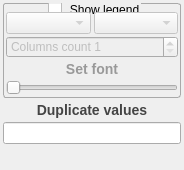
<?xml version="1.0" encoding="UTF-8"?>
<ui version="4.0">
 <class>LegendSettings</class>
 <widget class="QWidget" name="LegendSettings">
  <property name="geometry">
   <rect>
    <x>0</x>
    <y>0</y>
    <width>184</width>
    <height>170</height>
   </rect>
  </property>
  <property name="windowTitle">
   <string>Form</string>
  </property>
  <layout class="QVBoxLayout" name="verticalLayout">
   <property name="spacing">
    <number>3</number>
   </property>
   <property name="leftMargin">
    <number>3</number>
   </property>
   <property name="topMargin">
    <number>3</number>
   </property>
   <property name="rightMargin">
    <number>3</number>
   </property>
   <property name="bottomMargin">
    <number>3</number>
   </property>
   <item>
    <widget class="QGroupBox" name="legend">
     <property name="styleSheet">
      <string notr="true">QGroupBox {
    border: 1px solid darkgray;
    border-radius: 3px;
    margin-top: 2ex; /* leave space at the top for the title */
}
QGroupBox::title {
    subcontrol-origin: margin;
    subcontrol-position: top center; /* position at the top center */
}</string>
     </property>
     <property name="title">
      <string>Show legend</string>
     </property>
     <property name="checkable">
      <bool>true</bool>
     </property>
     <property name="checked">
      <bool>false</bool>
     </property>
     <layout class="QVBoxLayout" name="verticalLayout_2">
      <property name="spacing">
       <number>2</number>
      </property>
      <property name="leftMargin">
       <number>2</number>
      </property>
      <property name="topMargin">
       <number>8</number>
      </property>
      <property name="rightMargin">
       <number>2</number>
      </property>
      <property name="bottomMargin">
       <number>2</number>
      </property>
      <item>
       <layout class="QHBoxLayout" name="horizontalLayout_2">
        <property name="spacing">
         <number>3</number>
        </property>
        <item>
         <widget class="QComboBox" name="horizontalAlign">
          <property name="toolTip">
           <string>Legend horizontal position.</string>
          </property>
          <property name="whatsThis">
           <string>Legend horizontal position.</string>
          </property>
         </widget>
        </item>
        <item>
         <widget class="QComboBox" name="verticalAlign">
          <property name="toolTip">
           <string>Legend vertical position.</string>
          </property>
          <property name="whatsThis">
           <string>Legend vertical position.</string>
          </property>
         </widget>
        </item>
       </layout>
      </item>
      <item>
       <widget class="QSpinBox" name="columns">
        <property name="toolTip">
         <string>Maximum of columns.</string>
        </property>
        <property name="whatsThis">
         <string>Maximum of columns.</string>
        </property>
        <property name="prefix">
         <string>Columns count </string>
        </property>
        <property name="minimum">
         <number>1</number>
        </property>
        <property name="maximum">
         <number>100</number>
        </property>
        <property name="value">
         <number>1</number>
        </property>
       </widget>
      </item>
      <item>
       <widget class="QToolButton" name="font">
        <property name="sizePolicy">
         <sizepolicy hsizetype="Expanding" vsizetype="Fixed">
          <horstretch>0</horstretch>
          <verstretch>0</verstretch>
         </sizepolicy>
        </property>
        <property name="toolTip">
         <string>Set the legend font.</string>
        </property>
        <property name="whatsThis">
         <string>Set the legend font.</string>
        </property>
        <property name="styleSheet">
         <string notr="true">QToolButton{
    border-style: outset;
    border-width: 0px;
    font: bold 14px;
    border-radius: 8px;
    min-width: 10em;
    color: #444444;
    height: 15px;
background: qlineargradient(
    x1: 0, y1: 0, x2: 0, y2: 1,
    stop: 1.0      #999, 
	stop: 0.75 #bbb,
    stop: 0.5   #ddd, 
    stop: 0.25 #eee, 
    stop: 0.0    #fff
);
}
QToolButton:pressed {
    background: qlineargradient(
        x1: 0, y1: 0, x2: 0, y2: 1,
        stop: 1.0      #fff, 
	    stop: 0.75 #eee,
        stop: 0.5   #ddd, 
        stop: 0.25 #bbb, 
        stop: 0.0    #999
    );
}
QToolButton:hover:enabled { color:#000 }
QToolButton:disabled {
color: #999999;
}</string>
        </property>
        <property name="text">
         <string>Set font</string>
        </property>
       </widget>
      </item>
      <item>
       <widget class="QSlider" name="opacity">
        <property name="toolTip">
         <string>Set the legend background and border opacity.</string>
        </property>
        <property name="whatsThis">
         <string>Set the legend background and border opacity.</string>
        </property>
        <property name="minimum">
         <number>0</number>
        </property>
        <property name="maximum">
         <number>255</number>
        </property>
        <property name="value">
         <number>0</number>
        </property>
        <property name="orientation">
         <enum>Qt::Horizontal</enum>
        </property>
       </widget>
      </item>
     </layout>
    </widget>
   </item>
   <item>
    <widget class="QToolButton" name="dublicate">
     <property name="sizePolicy">
      <sizepolicy hsizetype="Expanding" vsizetype="Fixed">
       <horstretch>0</horstretch>
       <verstretch>0</verstretch>
      </sizepolicy>
     </property>
     <property name="toolTip">
      <string>Duplicate these values to other plots.</string>
     </property>
     <property name="whatsThis">
      <string>Duplicate these values to other plots.</string>
     </property>
     <property name="styleSheet">
      <string notr="true">QToolButton{
    border-style: outset;
    border-width: 0px;
    font: bold 14px;
    border-radius: 8px;
    min-width: 10em;
    color: #444444;
    height: 15px;
background: qlineargradient(
    x1: 0, y1: 0, x2: 0, y2: 1,
    stop: 1.0      #999, 
	stop: 0.75 #bbb,
    stop: 0.5   #ddd, 
    stop: 0.25 #eee, 
    stop: 0.0    #fff
);
}
QToolButton:pressed {
    background: qlineargradient(
        x1: 0, y1: 0, x2: 0, y2: 1,
        stop: 1.0      #fff, 
	    stop: 0.75 #eee,
        stop: 0.5   #ddd, 
        stop: 0.25 #bbb, 
        stop: 0.0    #999
    );
}
QToolButton:hover:enabled { color:#000 }
QToolButton:disabled {
color: #999999;
}</string>
     </property>
     <property name="text">
      <string>Duplicate values</string>
     </property>
    </widget>
   </item>
   <item>
    <widget class="QLineEdit" name="title">
     <property name="toolTip">
      <string>The plot's title.</string>
     </property>
     <property name="statusTip">
      <string>The plot's title.</string>
     </property>
     <property name="whatsThis">
      <string>The plot's title.</string>
     </property>
     <property name="accessibleName">
      <string/>
     </property>
    </widget>
   </item>
   <item>
    <spacer name="verticalSpacer">
     <property name="orientation">
      <enum>Qt::Vertical</enum>
     </property>
     <property name="sizeHint" stdset="0">
      <size>
       <width>20</width>
       <height>40</height>
      </size>
     </property>
    </spacer>
   </item>
  </layout>
 </widget>
 <resources/>
 <connections/>
</ui>
